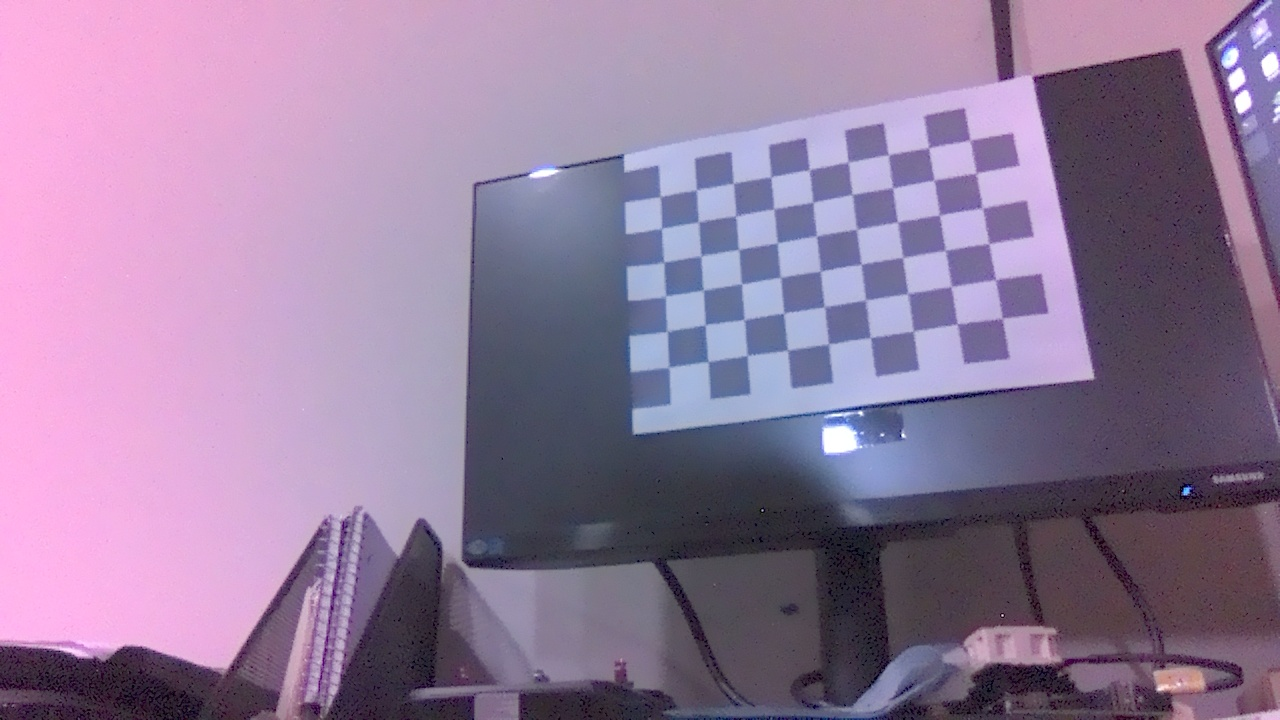
#> input picture scratch/slam-examples/live-slam-example-3/calibration_images/calibration_image_0.jpg, 1280 x 720 px; its folder holds 4 pictures in this run
$ python cam_cal.py
#> lines starting #> are read from the running program, lines starting #| are printed output that depends on the picture
import cv2
import numpy as np
import glob

# Settings
checkerboard_size = (6, 9)  # number of inner corners per row and column
square_size = 0.026  # size of each square in the checkerboard pattern (e.g., 1 cm)
criteria = (cv2.TERM_CRITERIA_EPS + cv2.TERM_CRITERIA_MAX_ITER, 30, 0.001)

# Prepare object points
objp = np.zeros((checkerboard_size[0] * checkerboard_size[1], 3), np.float32)
objp[:, :2] = np.mgrid[0:checkerboard_size[0], 0:checkerboard_size[1]].T.reshape(-1, 2)
objp *= square_size  # multiply by the size of squares

objpoints = []  # 3D points in real world space
imgpoints = []  # 2D points in image plane

# Load calibration images
images = glob.glob('calibration_images/*.jpg')

for image_path in images:
    img = cv2.imread(image_path)
#> img is the input picture: shape (720, 1280, 3); mean B, G, R 156.1, 124.3, 147.7
    gray = cv2.cvtColor(img, cv2.COLOR_BGR2GRAY)
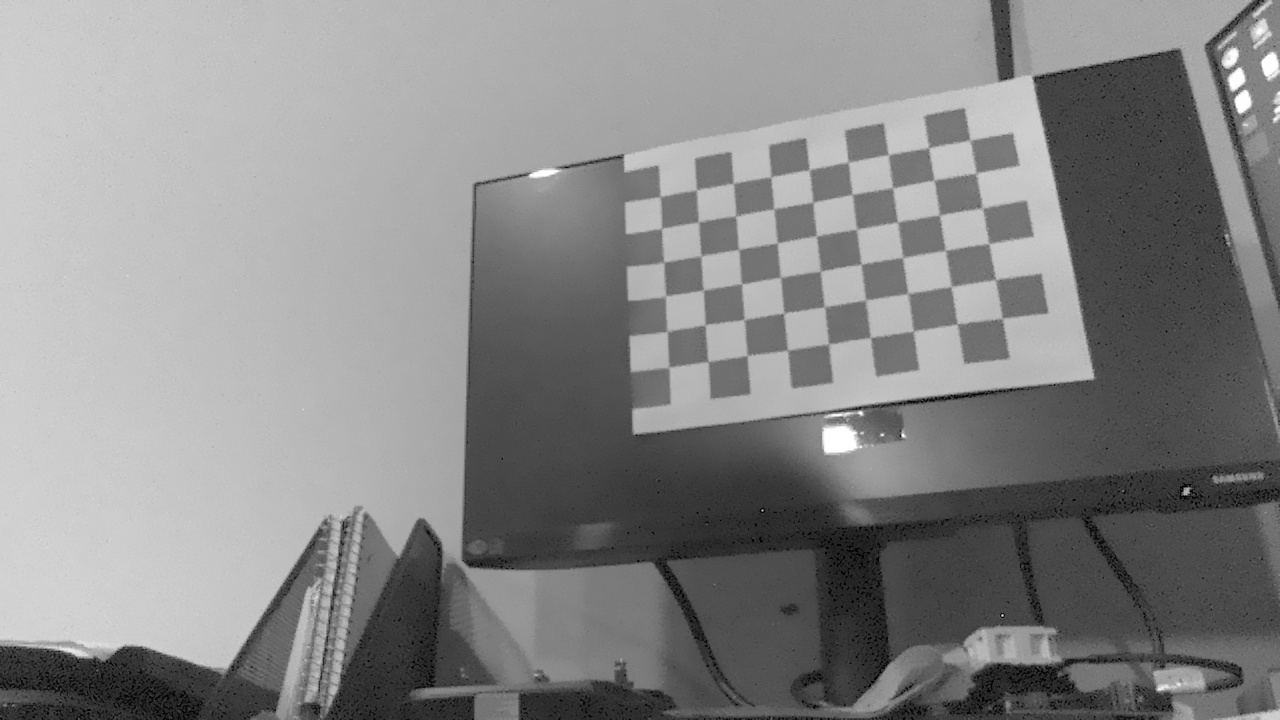
#> gray: shape (720, 1280); min 0, max 255, mean 134.9

    # Find the chessboard corners
    ret, corners = cv2.findChessboardCorners(gray, checkerboard_size, None)
#> ret = False; corners = None

    # If found, add object points and image points
    if ret:
        objpoints.append(objp)
        corners_refined = cv2.cornerSubPix(gray, corners, (11, 11), (-1, -1), criteria)
        imgpoints.append(corners_refined)
#> pass 2 of the loop `for image_path in images:`:
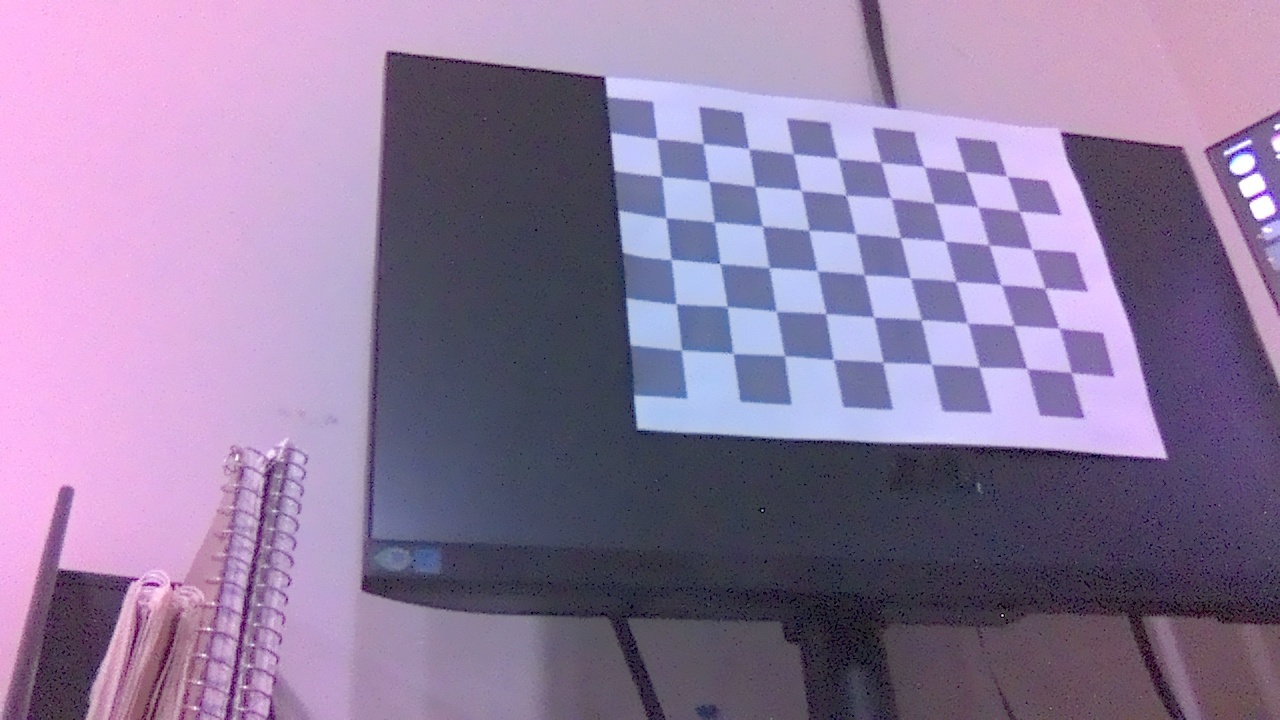
#> input picture scratch/slam-examples/live-slam-example-3/calibration_images/calibration_image_1.jpg, 1280 x 720 px
#> img is the input picture: shape (720, 1280, 3); mean B, G, R 159.4, 123.9, 144.2
#> `gray = cv2.cvtColor(img, cv2.COLOR_BGR2GRAY)`:
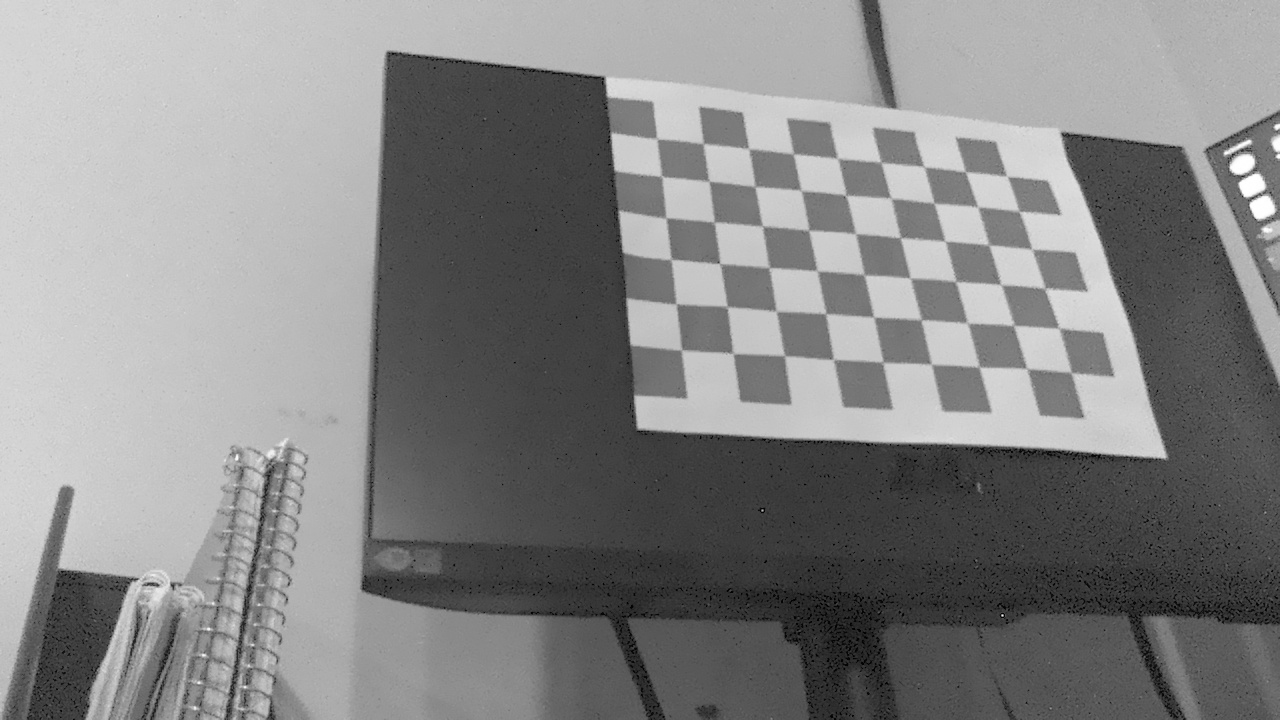
#> gray: shape (720, 1280); min 1, max 255, mean 134
#> ret = True; corners = 54 rows, first 8: [682.3, 350.3], [676, 304], [672.5, 261], [665.8, 218.4], [662.7, 177.1], [659, 142], [733.5, 353.5], [728.3, 307.9]
#> corners_refined = 54 rows, first 8: [681.4, 350.1], [676.1, 303.9], [671.2, 259.5], [665.9, 217.9], [661.6, 176.4], [656.7, 138.7], [732.8, 353.5], [727.1, 306.6]
#> pass 3 of the loop `for image_path in images:`:
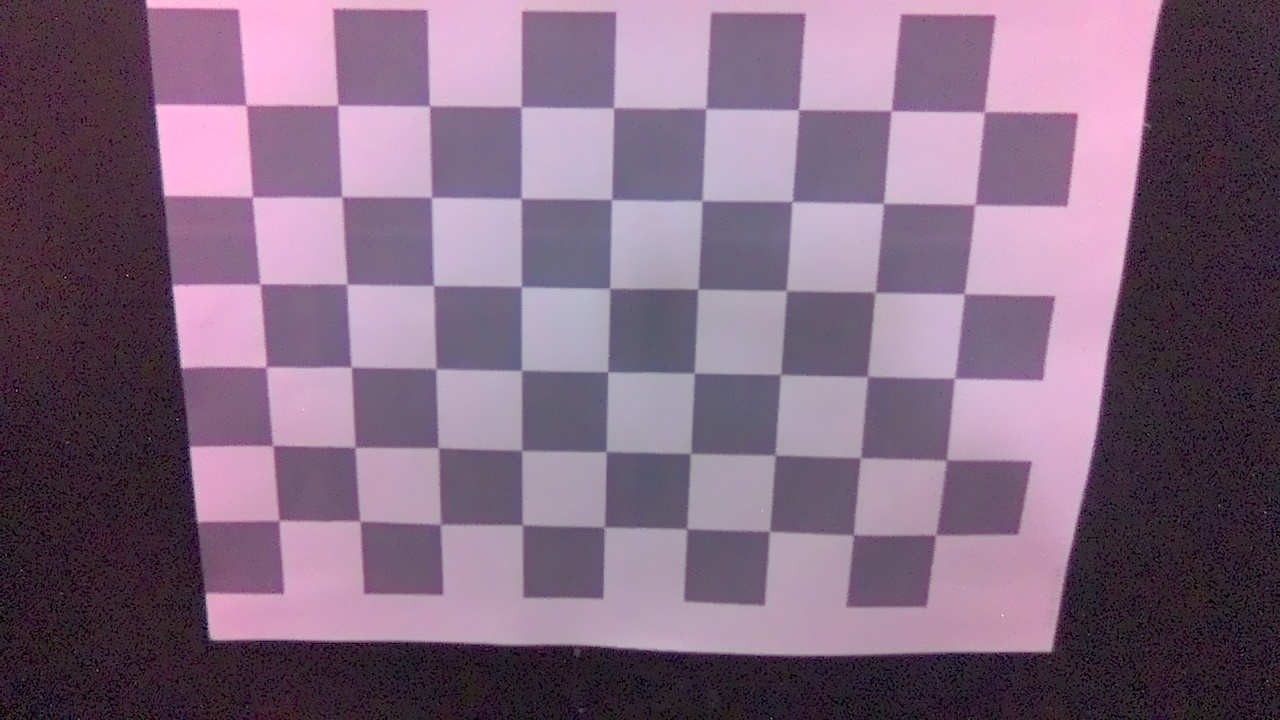
#> input picture scratch/slam-examples/live-slam-example-3/calibration_images/calibration_image_12.jpg, 1280 x 720 px
#> img is the input picture: shape (720, 1280, 3); mean B, G, R 126.9, 104.3, 128.9
#> `gray = cv2.cvtColor(img, cv2.COLOR_BGR2GRAY)`:
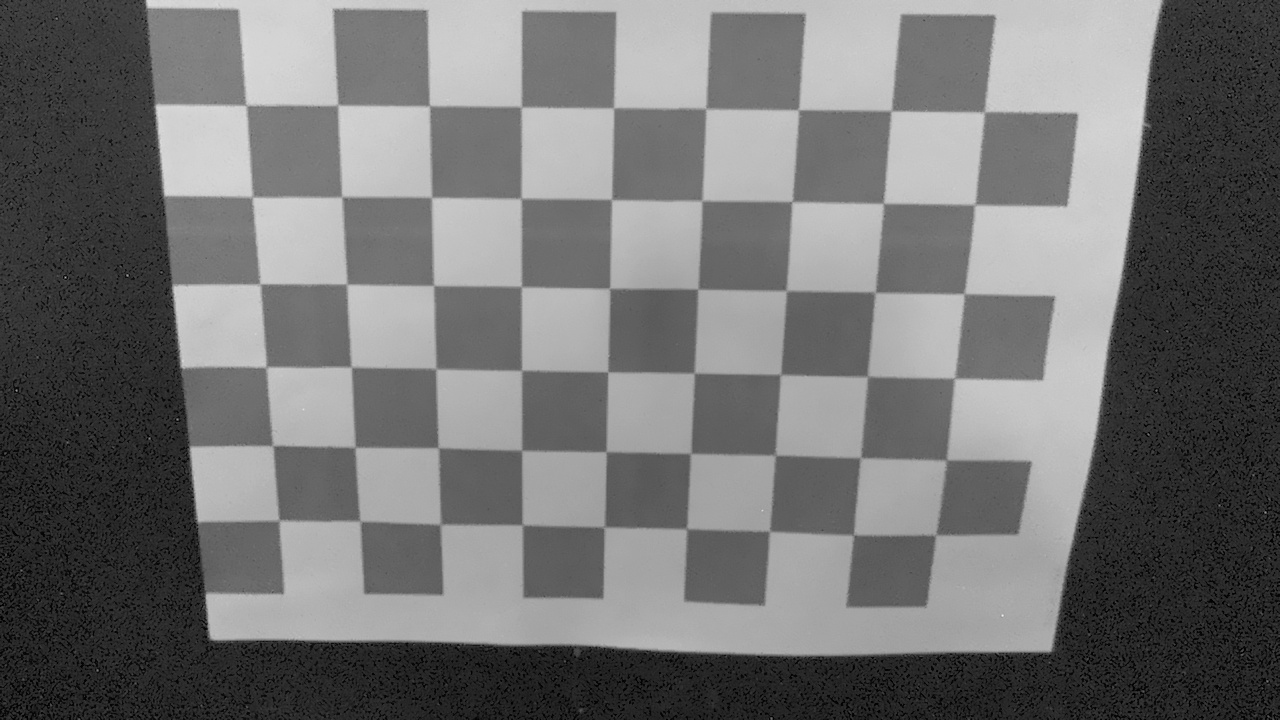
#> gray: shape (720, 1280); min 0, max 237, mean 114.2
#> corners = 54 rows, first 8: [285, 515], [278, 450], [271, 362], [259.8, 286], [252.7, 197.4], [245.8, 105.4], [360, 521], [355.5, 447.5]
#> corners_refined = 54 rows, first 8: [279.1, 520.2], [272.9, 445.7], [266.1, 367], [260.2, 283.9], [252.2, 197.1], [246.1, 105.3], [360, 521.1], [355, 447.4]
#> the loop made 4 passes; the first 3 are shown

# Perform calibration
ret, mtx, dist, rvecs, tvecs = cv2.calibrateCamera(objpoints, imgpoints, gray.shape[::-1], None, None)

# Print the re-projection error
print("\nRe-projection Error (ret):")
print(f"{ret:.6f}")

# Print the camera matrix (Intrinsic parameters)
print("\nCamera Matrix (mtx):")
print(np.array2string(mtx, formatter={'float_kind':lambda x: f"{x:.6f}"}))

# Print the distortion coefficients
print("\nDistortion Coefficients (dist):")
print(np.array2string(dist, formatter={'float_kind':lambda x: f"{x:.6f}"}))

# Print the rotation vectors for each calibration image
print("\nRotation Vectors (rvecs):")
for i, rvec in enumerate(rvecs):
    print(f"Image {i+1} Rotation Vector:")
    print(np.array2string(rvec, formatter={'float_kind':lambda x: f"{x:.6f}"}))

# Print the translation vectors for each calibration image
print("\nTranslation Vectors (tvecs):")
for i, tvec in enumerate(tvecs):
    print(f"Image {i+1} Translation Vector:")
    print(np.array2string(tvec, formatter={'float_kind':lambda x: f"{x:.6f}"}))

# Save parameters to a YAML file with custom format
output_file = 'imx219-83.yaml'

with open(output_file, 'w') as f:
    # Write YAML structure with comments and format
    f.write("%YAML:1.0\n\n")
    f.write("#--------------------------------------------------------------------------------------------\n")
    f.write("# System config\n")
    f.write("#--------------------------------------------------------------------------------------------\n\n")

    # File version
    f.write("File.version: \"1.0\"\n\n")

    # Camera parameters
    f.write("#--------------------------------------------------------------------------------------------\n")
    f.write("# Camera Parameters. Adjust them!\n")
    f.write("#--------------------------------------------------------------------------------------------\n\n")
    f.write("Camera.type: \"PinHole\"\n\n")

    # Camera intrinsic parameters
    f.write(f"Camera1.fx: {mtx[0, 0]}\n")
    f.write(f"Camera1.fy: {mtx[1, 1]}\n")
    f.write(f"Camera1.cx: {mtx[0, 2]}\n")
    f.write(f"Camera1.cy: {mtx[1, 2]}\n\n")

    # Camera distortion coefficients
    f.write(f"Camera1.k1: {dist[0, 0]}\n")
    f.write(f"Camera1.k2: {dist[0, 1]}\n")
    f.write(f"Camera1.p1: {dist[0, 2]}\n")
    f.write(f"Camera1.p2: {dist[0, 3]}\n")
    f.write(f"Camera1.p3: {dist[0, 4]}\n\n")

    # Optional camera resolutions
    f.write("Camera.width: 640\n")
    f.write("Camera.height: 480\n\n")
    f.write("Camera.newWidth: 600\n")
    f.write("Camera.newHeight: 350\n\n")

    # Other camera parameters
    f.write("Camera.fps: 120\n")
    f.write("Camera.RGB: 1\n\n")

    # ORB Parameters
    f.write("#--------------------------------------------------------------------------------------------\n")
    f.write("# ORB Parameters\n")
    f.write("#--------------------------------------------------------------------------------------------\n\n")
    f.write("ORBextractor.nFeatures: 1000\n")
    f.write("ORBextractor.scaleFactor: 1.2\n")
    f.write("ORBextractor.nLevels: 8\n")
    f.write("ORBextractor.iniThFAST: 20\n")
    f.write("ORBextractor.minThFAST: 7\n\n")

    # Viewer Parameters
    f.write("#--------------------------------------------------------------------------------------------\n")
    f.write("# Viewer Parameters\n")
    f.write("#---------------------------------------------------------------------------------------------\n\n")
    f.write("Viewer.KeyFrameSize: 0.05\n")
    f.write("Viewer.KeyFrameLineWidth: 1.0\n")
    f.write("Viewer.GraphLineWidth: 0.9\n")
    f.write("Viewer.PointSize: 2.0\n")
    f.write("Viewer.CameraSize: 0.08\n")
    f.write("Viewer.CameraLineWidth: 3.0\n")
    f.write("Viewer.ViewpointX: 0.0\n")
    f.write("Viewer.ViewpointY: -0.7\n")
    f.write("Viewer.ViewpointZ: -1.8\n")
    f.write("Viewer.ViewpointF: 500.0\n")

print(f"Calibration parameters have been saved to {output_file} in the specified format.")
